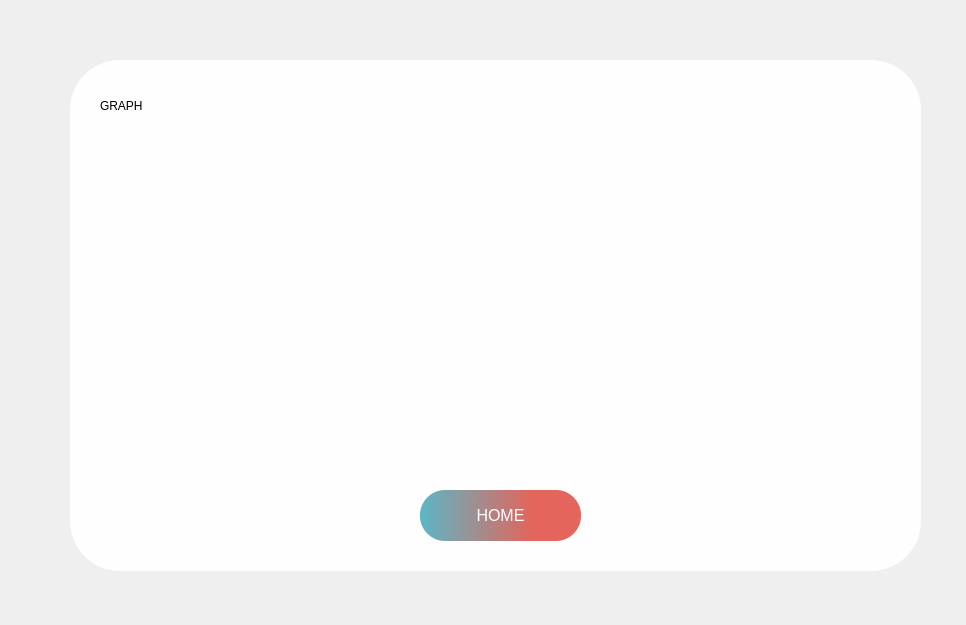
<?xml version="1.0" encoding="UTF-8"?>
<ui version="4.0">
 <class>MainWindow</class>
 <widget class="QMainWindow" name="MainWindow">
  <property name="geometry">
   <rect>
    <x>0</x>
    <y>0</y>
    <width>966</width>
    <height>625</height>
   </rect>
  </property>
  <property name="windowTitle">
   <string>MainWindow</string>
  </property>
  <widget class="QWidget" name="centralwidget">
   <widget class="QLabel" name="label">
    <property name="geometry">
     <rect>
      <x>0</x>
      <y>0</y>
      <width>981</width>
      <height>641</height>
     </rect>
    </property>
    <property name="text">
     <string/>
    </property>
    <property name="pixmap">
     <pixmap>page3_bg.webp</pixmap>
    </property>
    <property name="scaledContents">
     <bool>true</bool>
    </property>
   </widget>
   <widget class="QLabel" name="label_2">
    <property name="geometry">
     <rect>
      <x>50</x>
      <y>40</y>
      <width>891</width>
      <height>551</height>
     </rect>
    </property>
    <property name="styleSheet">
     <string notr="true">
    background-color: rgba(255, 255, 255, 0.96); /* White background with 80% opacity */
    border-radius: 50px; /* Rounded corners */
    padding: 20px; /* Optional: Add some padding inside the box */
    margin: 20px; /* Optional: Add margin around the box */
    color: #000000; /* Text color inside the box */
</string>
    </property>
    <property name="text">
     <string/>
    </property>
   </widget>
   <widget class="QLabel" name="label_4">
    <property name="geometry">
     <rect>
      <x>100</x>
      <y>80</y>
      <width>371</width>
      <height>51</height>
     </rect>
    </property>
    <property name="styleSheet">
     <string notr="true">FONT-SIZE:30PX;</string>
    </property>
    <property name="text">
     <string>GRAPH</string>
    </property>
   </widget>
   <widget class="QPushButton" name="pushButton">
    <property name="geometry">
     <rect>
      <x>420</x>
      <y>490</y>
      <width>161</width>
      <height>51</height>
     </rect>
    </property>
    <property name="styleSheet">
     <string notr="true">QPushButton {
    background: qlineargradient(x1:0, y1:0, x2:1, y2:0, stop:0 #5bb7c6, stop:0.7 #e3655b);
    border-radius: 25px;
    border: none;
    color: white;
    padding: 10px 20px;
    font-size: 16px;
    box-shadow: 0px 5px 15px rgba(0, 0, 0, 0.3);
    transition: all 0.3s ease;
}

QPushButton:hover {
    background: qlineargradient(x1:0, y1:0, x2:1, y2:0, stop:0 #e3655b, stop:1 #5bb7c6);
    transform: scale(1.05);
}

QPushButton:pressed {
    background: qlineargradient(x1:0, y1:0, x2:1, y2:0, stop:0 #c94d3f, stop:1 #497d87);
    transform: scale(0.95);
    box-shadow: 0px 3px 10px rgba(0, 0, 0, 0.2);
}
</string>
    </property>
    <property name="text">
     <string>HOME</string>
    </property>
   </widget>
   <widget class="QLabel" name="label_3">
    <property name="geometry">
     <rect>
      <x>130</x>
      <y>120</y>
      <width>721</width>
      <height>351</height>
     </rect>
    </property>
    <property name="text">
     <string/>
    </property>
   </widget>
  </widget>
 </widget>
 <resources/>
 <connections/>
</ui>
